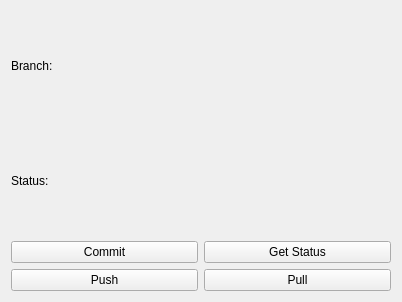
<?xml version="1.0" encoding="UTF-8"?>
<ui version="4.0">
 <class>Form</class>
 <widget class="QWidget" name="Form">
  <property name="geometry">
   <rect>
    <x>0</x>
    <y>0</y>
    <width>402</width>
    <height>302</height>
   </rect>
  </property>
  <property name="windowTitle">
   <string>Form</string>
  </property>
  <layout class="QGridLayout" name="gridLayout_2">
   <item row="2" column="0">
    <widget class="QPushButton" name="btnGitCommit">
     <property name="text">
      <string>Commit</string>
     </property>
    </widget>
   </item>
   <item row="2" column="1">
    <widget class="QPushButton" name="btnGitStatus">
     <property name="text">
      <string>Get Status</string>
     </property>
    </widget>
   </item>
   <item row="3" column="1">
    <widget class="QPushButton" name="btnGitPull">
     <property name="text">
      <string>Pull</string>
     </property>
    </widget>
   </item>
   <item row="1" column="0">
    <widget class="QLabel" name="label_2">
     <property name="text">
      <string>Status:</string>
     </property>
    </widget>
   </item>
   <item row="0" column="0">
    <widget class="QLabel" name="label">
     <property name="text">
      <string>Branch: </string>
     </property>
    </widget>
   </item>
   <item row="3" column="0">
    <widget class="QPushButton" name="btnGitPush">
     <property name="text">
      <string>Push</string>
     </property>
    </widget>
   </item>
   <item row="0" column="1">
    <widget class="QLabel" name="lblGitBranch">
     <property name="text">
      <string/>
     </property>
    </widget>
   </item>
   <item row="1" column="1">
    <widget class="QLabel" name="lblGitStatus">
     <property name="text">
      <string/>
     </property>
    </widget>
   </item>
  </layout>
 </widget>
 <resources/>
 <connections/>
</ui>
